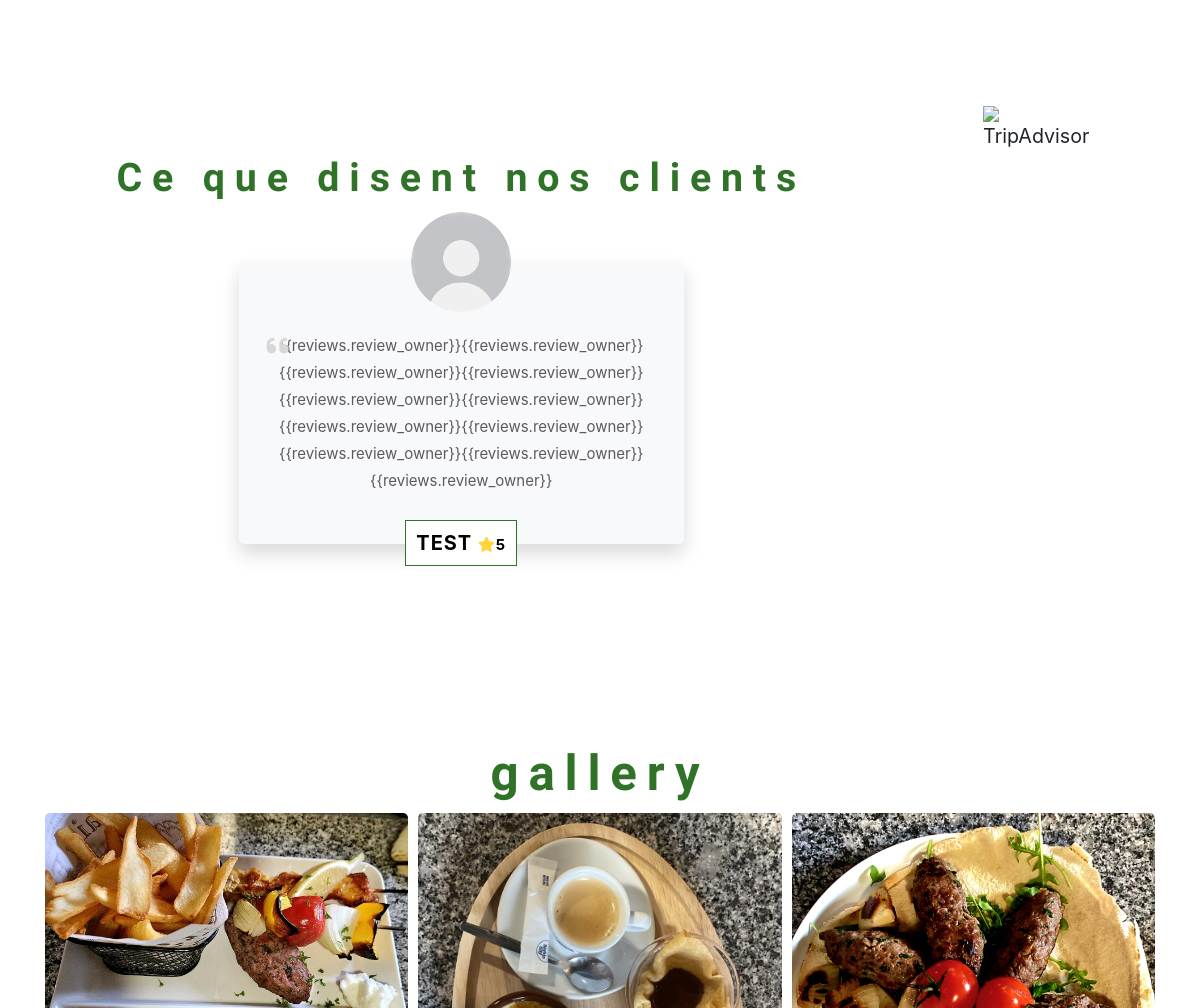
/ (middle part), run on an earlier commit of the app's database.
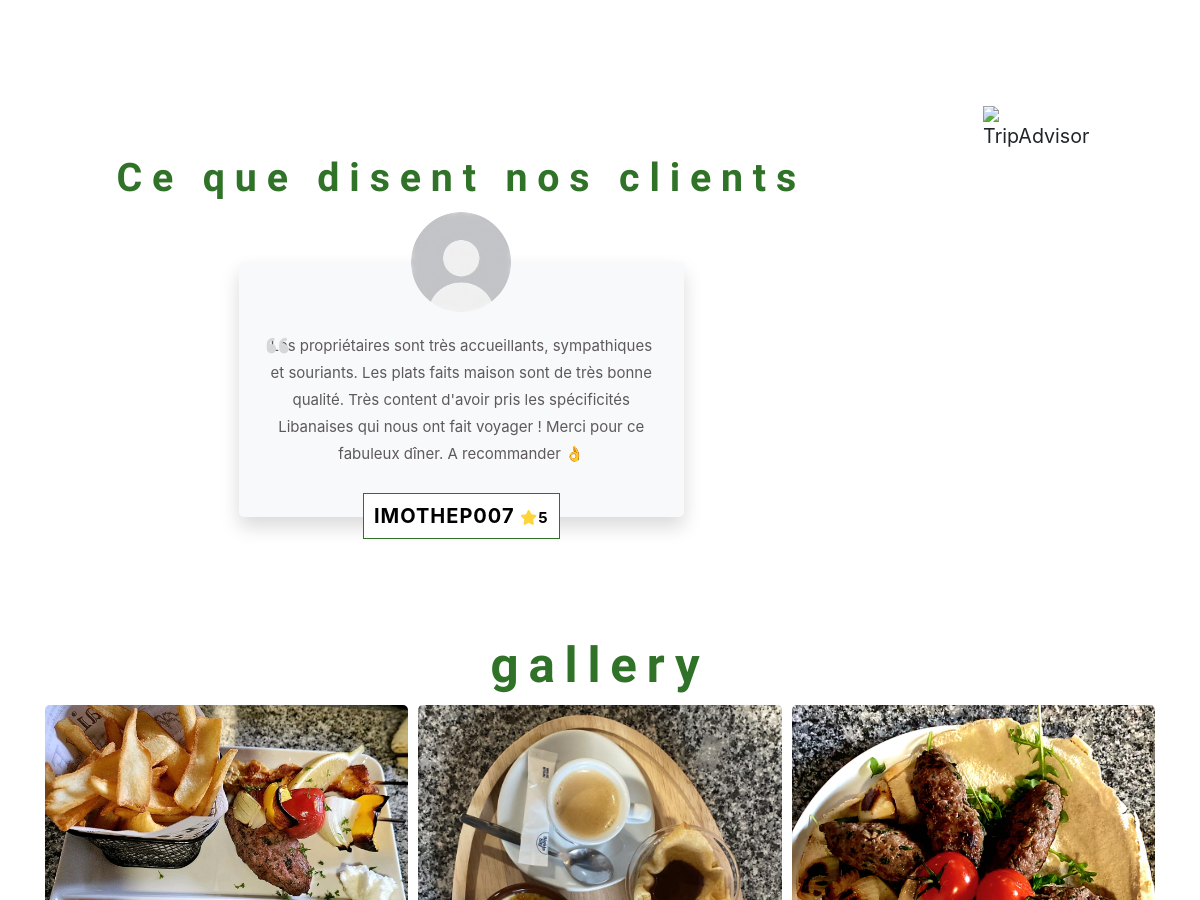
And on a later commit of the database.
### restaurant/models.py (models this page shows, shortened)
class Reviews(models.Model):
    review_owner = models.CharField( max_length=500,  blank=True, null=True)
    content = models.TextField(blank=True,null=True)
    stars = models.IntegerField(default=3)
    Review_person_img =  models.ImageField(upload_to='photos', blank=True, null=True)

class Gallery(models.Model):
    images = models.ImageField(upload_to='photos', null=False, blank=False)
    text = models.CharField(blank=True, null=True, max_length=200)

### restaurant/views.py (the view)
# urls.py: path('',views.main,name='restaurant'),
def main(request):
    gallery = Gallery.objects.all()
    setting = MySetting.objects.last()
    reviews = Reviews.objects.all()
    oppeningDay = OppeningDay.objects.all()
    return render(request,'index.html',{'gallery':gallery,'setting':setting,'reviews':reviews,'openingDay':oppeningDay})

### templates/index.html (shortened to what this page needs)
{% extends "base.html" %}
{% load static %}
{%block css%}
    <link rel="stylesheet" href="{% static 'css/index.css' %}">
{%endblock css%}
{% block mainContent %}
    <div class="container">
        <div class="row mb-5 mt-4">
        </div>
    </div>
    <div class="container">
      <div class="row">
    </div>
<div class="container-fluid">
  <div class="row">
    <div class="col-md-9 col-12">
      <div class="container my-5 ">
        <h2 class="nosClient">Ce que disent nos clients</h2>
        <div class="row d-flex justify-content-center align-item-center">
            <div class="col-md-offset-2 col-md-8">
                <div id="testimonial-slider" class="owl-carousel">
                  {% for rev in reviews %}
                    <div class="testimonial shadow bg-light" style="border-radius:5px">
                        <div class="pic">
                            <img src="{% static "images/noProfile.jpg" %}" alt="">
                        </div>
                        <p class="description">
                            {{rev.content}}
                        </p>
                        <h3 class="title">{{rev.review_owner}}
                            <span class="post"> <i class="fa-solid fa-star" style="color: #FFD43B;"></i>{{rev.stars}}</span>
                        </h3>
                    </div>
                {%endfor%}
                </div>
            </div>
            </div>
        </div>
    </div>
    <div class="col-md-3 col-12 d-flex justify-content-center align-item-center">
      <div class="col-12 col-md-6 col-lg-4 my-2 d-flex justify-content-center align-item-center">
        <div id="TA_cdswritereviewlg264" class="TA_cdswritereviewlg d-flex justify-content-center align-item-center"><ul id="Mzougnp" class="TA_links l9UcKha"><li id="0OKiprDJ" class="9TEB8jji66"><a target="_blank" href="https://www.tripadvisor.fr/Restaurant_Review-g672981-d27143834-Reviews-La_Pizzeria-Solesmes_Sarthe_Pays_de_la_Loire.html"><img src="https://static.tacdn.com/img2/brand_refresh/Tripadvisor_lockup_horizontal_secondary_registered.svg" alt="TripAdvisor"/></a></li></ul></div><script async src="https://www.jscache.com/wejs?wtype=cdswritereviewlg&amp;uniq=264&amp;locationId=27143834&amp;lang=fr&amp;lang=fr&amp;display_version=2" data-loadtrk onload="this.loadtrk=true"></script>
      </div>
    </div>
  </div>
</div>
  </div>
    <h1 class="nosClient">gallery</h1>
    <div class="containe_gallr mb-5 container" id="gallery_id">
        {% for gall in gallery %}
        <div class="gallery-container w-3 h-2 goingup" style="border-radius: 5px;">
            <div class="gallery-item" style="border-radius: 5px;">
              <div class="image">
                <img src="{{gall.images.url}}" alt="nature" style="border-radius: 5px;">
              </div>
            </div>
          </div>
        {% endfor %}
    </div>
{% endblock mainContent %}

What changed in the data, as far as the page shows it:
removed Reviews: content "{{reviews.review_owner}}{{reviews.review_owner}}{{reviews.review_owner}}{{reviews.review_owner}}{{reviews.review_owner}}{{reviews.review_owner}}{{reviews.review_owner}}{{reviews.review_owner}}{{reviews.review_owner}}{{reviews.review_owner}}{{reviews.review_owner}}", review_owner "TEST", stars "5"
added Reviews: content "Les propriétaires sont très accueillants, sympathiques et souriants. Les plats faits maison sont de très bonne qualité. Très content d'avoir pris les spécificités Libanaises qui nous ont fait voyager ! Merci pour ce fabuleux dîner. A recommander 👌", review_owner "IMOTHEP007", stars "5"
